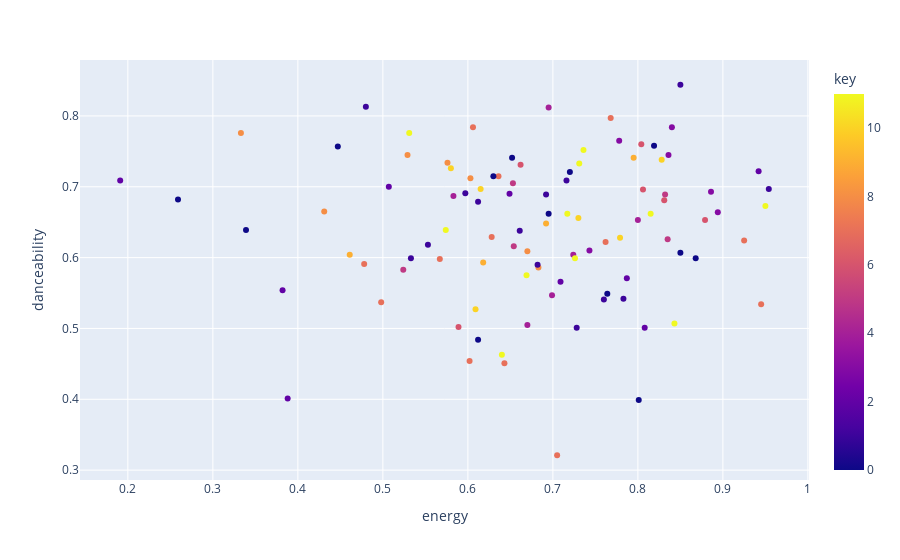

Notebook source saved alongside this figure:
### Code cell
def generate_colors(num_colors):
    import random
    # Generate a list of colors with sufficient contrast
    colors = []
    for i in range(num_colors):
        r = random.randint(0, 255)
        g = random.randint(0, 255)
        b = random.randint(0, 255)
        color = f'rgb({r}, {g}, {b})'
        colors.append(color)
    return colors

hover_columns = ['name', 'artist', 'added_at', 'tempo', 'valence']
fig = px.scatter(most_recently_added, x="energy", y='danceability', color='key', color_discrete_sequence=px.colors.qualitative.Bold, hover_data=hover_columns)
fig.show()

### Figure 1 — Plotly figure (JSON) as saved in the notebook; plotly's stock layout.template omitted (floating-point values rounded to 4 significant figures; data arrays with more than 128 entries replaced by an {"elided": "..."} marker saying what was removed)
{"data": [{"customdata": {"elided": "100x5 mixed values"}, "hovertemplate": "energy=%{x}<br>danceability=%{y}<br>name=%{customdata[0]}<br>artist=%{customdata[1]}<br>added_at=%{customdata[2]}<br>tempo=%{customdata[3]}<br>valence=%{customdata[4]}<br>key=%{marker.color}<extra></extra>", "legendgroup": "", "marker": {"color": [11, 1, 8, 2, 2, 6, 7, 6, 9, 3, 11, 5, 1, 8, 0, 0, 3, 1, 11, 4, 1, 1, 7, 9, 0, 10, 4, 7, 1, 8, 4, 4, 0, 1, 11, 0, 3, 0, 7, 2, 10, 10, 0, 11, 4, 6, 4, 1, 7, 8, 8, 3, 2, 0, 11, 5, 5, 2, 7, 5, 11, 3, 6, 1, 6, 7, 9, 1, 11, 11, 2, 7, 7, 1, 11, 0, 1, 7, 2, 8, 7, 0, 2, 0, 3, 1, 10, 11, 0, 0, 10, 7, 1, 10, 2, 5, 6, 9, 8, 7], "coloraxis": "coloraxis", "symbol": "circle"}, "mode": "markers", "name": "", "orientation": "v", "showlegend": false, "type": "scatter", "x": [0.717, 0.85, 0.431, 0.808, 0.649, 0.662, 0.762, 0.589, 0.618, 0.743, 0.95, 0.832, 0.716, 0.333, 0.339, 0.819, 0.836, 0.48, 0.669, 0.67, 0.533, 0.553, 0.478, 0.692, 0.85, 0.779, 0.724, 0.606, 0.728, 0.576, 0.583, 0.8, 0.612, 0.612, 0.726, 0.447, 0.84, 0.801, 0.768, 0.507, 0.73, 0.609, 0.695, 0.731, 0.699, 0.831, 0.695, 0.954, 0.705, 0.683, 0.529, 0.778, 0.388, 0.764, 0.574, 0.835, 0.654, 0.787, 0.602, 0.524, 0.736, 0.894, 0.879, 0.783, 0.806, 0.628, 0.461, 0.682, 0.815, 0.64, 0.709, 0.925, 0.643, 0.597, 0.843, 0.652, 0.76, 0.636, 0.191, 0.67, 0.498, 0.63, 0.382, 0.259, 0.886, 0.692, 0.828, 0.531, 0.72, 0.868, 0.58, 0.945, 0.661, 0.615, 0.942, 0.653, 0.804, 0.795, 0.603, 0.567], "xaxis": "x", "y": [0.662, 0.844, 0.665, 0.501, 0.69, 0.731, 0.622, 0.502, 0.593, 0.61, 0.673, 0.689, 0.709, 0.776, 0.639, 0.758, 0.745, 0.813, 0.575, 0.505, 0.599, 0.618, 0.591, 0.648, 0.607, 0.628, 0.604, 0.784, 0.501, 0.734, 0.687, 0.653, 0.484, 0.679, 0.599, 0.757, 0.784, 0.399, 0.797, 0.7, 0.656, 0.527, 0.662, 0.733, 0.547, 0.681, 0.812, 0.697, 0.321, 0.586, 0.745, 0.765, 0.401, 0.549, 0.639, 0.626, 0.616, 0.571, 0.454, 0.583, 0.752, 0.664, 0.653, 0.542, 0.696, 0.629, 0.604, 0.59, 0.662, 0.463, 0.566, 0.624, 0.451, 0.691, 0.507, 0.741, 0.541, 0.715, 0.709, 0.609, 0.537, 0.715, 0.554, 0.682, 0.693, 0.689, 0.738, 0.776, 0.721, 0.599, 0.726, 0.534, 0.638, 0.697, 0.722, 0.705, 0.76, 0.741, 0.712, 0.598], "yaxis": "y"}], "layout": {"coloraxis": {"colorbar": {"title": {"text": "key"}}, "colorscale": [[0, "#0d0887"], [0.1111, "#46039f"], [0.2222, "#7201a8"], [0.3333, "#9c179e"], [0.4444, "#bd3786"], [0.5556, "#d8576b"], [0.6667, "#ed7953"], [0.7778, "#fb9f3a"], [0.8889, "#fdca26"], [1, "#f0f921"]]}, "legend": {"tracegroupgap": 0}, "margin": {"t": 60}, "xaxis": {"anchor": "y", "domain": [0, 1], "title": {"text": "energy"}}, "yaxis": {"anchor": "x", "domain": [0, 1], "title": {"text": "danceability"}}}}
